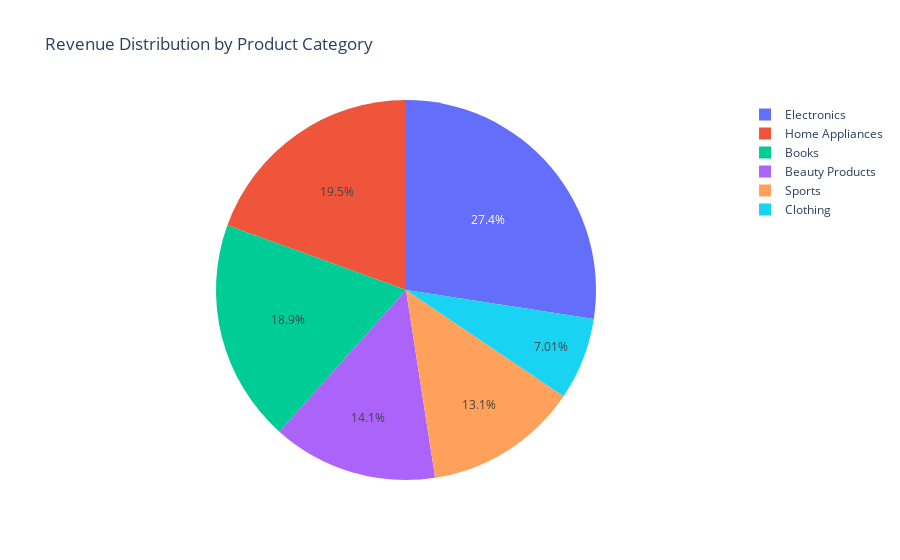

Notebook code cell kept with this figure:
### Markdown cell above
**A. Revenue distribution across categories**

### Code cell
category_revenue = df.groupby(df['Product Category'] , observed=True)['Total Revenue'].sum().reset_index()
px.pie(category_revenue , values='Total Revenue' , names='Product Category' ,title='Revenue Distribution by Product Category')

### Figure 1 — Plotly figure (JSON) as saved in the notebook; plotly's stock layout.template omitted (floating-point values rounded to 4 significant figures)
{"data": [{"domain": {"x": [0, 1], "y": [0, 1]}, "hovertemplate": "Product Category=%{label}<br>Total Revenue=%{value}<extra></extra>", "labels": ["Beauty Products", "Books", "Clothing", "Electronics", "Home Appliances", "Sports"], "legendgroup": "", "name": "", "showlegend": true, "type": "pie", "values": [2424000.0, 3262000.0, 1209000.0, 4729000.0, 3357000.0, 2260000.0]}], "layout": {"legend": {"tracegroupgap": 0}, "title": {"text": "Revenue Distribution by Product Category"}}}
